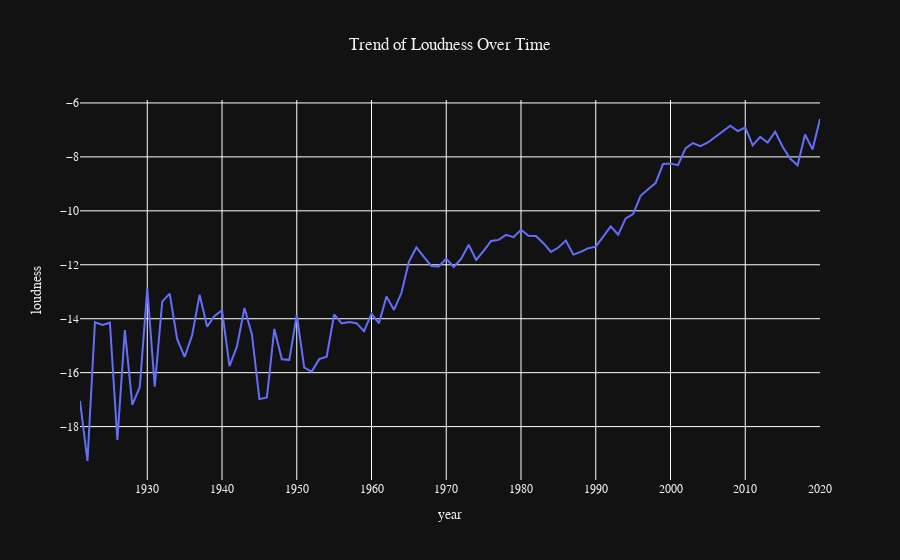

The cell this chart's notebook holds for it:
### Code cell
# Trend of musical features over years
fig = px.line(data_by_year, x = "year", y = "loudness", 
              title = "Trend of Loudness Over Time")
fig.update_layout(
    plot_bgcolor = "#121212",    
    paper_bgcolor = "#121212",   
    font = dict(family = "Gill Sans, Arial, sans-serif", 
                color = "#f2f2f2"), 
    title = dict(x = 0.5)
)

### Figure 1 — Plotly figure (JSON) as saved in the notebook; plotly's stock layout.template omitted (floating-point values rounded to 4 significant figures)
{"data": [{"hovertemplate": "year=%{x}<br>loudness=%{y}<extra></extra>", "legendgroup": "", "line": {"color": "#636efa", "dash": "solid"}, "marker": {"symbol": "circle"}, "mode": "lines", "name": "", "orientation": "v", "showlegend": false, "type": "scatter", "x": [1921, 1922, 1923, 1924, 1925, 1926, 1927, 1928, 1929, 1930, 1931, 1932, 1933, 1934, 1935, 1936, 1937, 1938, 1939, 1940, 1941, 1942, 1943, 1944, 1945, 1946, 1947, 1948, 1949, 1950, 1951, 1952, 1953, 1954, 1955, 1956, 1957, 1958, 1959, 1960, 1961, 1962, 1963, 1964, 1965, 1966, 1967, 1968, 1969, 1970, 1971, 1972, 1973, 1974, 1975, 1976, 1977, 1978, 1979, 1980, 1981, 1982, 1983, 1984, 1985, 1986, 1987, 1988, 1989, 1990, 1991, 1992, 1993, 1994, 1995, 1996, 1997, 1998, 1999, 2000, 2001, 2002, 2003, 2004, 2005, 2006, 2007, 2008, 2009, 2010, 2011, 2012, 2013, 2014, 2015, 2016, 2017, 2018, 2019, 2020], "xaxis": "x", "y": [-17.05, -19.28, -14.13, -14.23, -14.15, -18.49, -14.42, -17.19, -16.53, -12.87, -16.52, -13.36, -13.07, -14.76, -15.41, -14.61, -13.12, -14.29, -13.9, -13.68, -15.76, -15.03, -13.6, -14.58, -16.98, -16.92, -14.38, -15.51, -15.53, -13.86, -15.81, -15.96, -15.5, -15.41, -13.84, -14.18, -14.12, -14.17, -14.46, -13.81, -14.17, -13.18, -13.67, -13.05, -11.89, -11.36, -11.71, -12.04, -12.06, -11.77, -12.08, -11.77, -11.26, -11.82, -11.49, -11.11, -11.08, -10.89, -10.98, -10.7, -10.92, -10.93, -11.2, -11.52, -11.36, -11.1, -11.62, -11.52, -11.38, -11.33, -10.96, -10.58, -10.88, -10.28, -10.12, -9.444, -9.201, -8.971, -8.266, -8.248, -8.305, -7.687, -7.486, -7.602, -7.466, -7.266, -7.045, -6.844, -7.046, -6.91, -7.575, -7.261, -7.472, -7.067, -7.626, -8.061, -8.313, -7.169, -7.722, -6.595], "yaxis": "y"}], "layout": {"autosize": true, "font": {"color": "#f2f2f2", "family": "Gill Sans, Arial, sans-serif"}, "legend": {"tracegroupgap": 0}, "paper_bgcolor": "#121212", "plot_bgcolor": "#121212", "title": {"text": "Trend of Loudness Over Time", "x": 0.5}, "xaxis": {"anchor": "y", "autorange": true, "domain": [0, 1], "range": [1921, 2020], "title": {"text": "year"}, "type": "linear"}, "yaxis": {"anchor": "x", "autorange": true, "domain": [0, 1], "range": [-19.98, -5.891], "title": {"text": "loudness"}, "type": "linear"}}}
